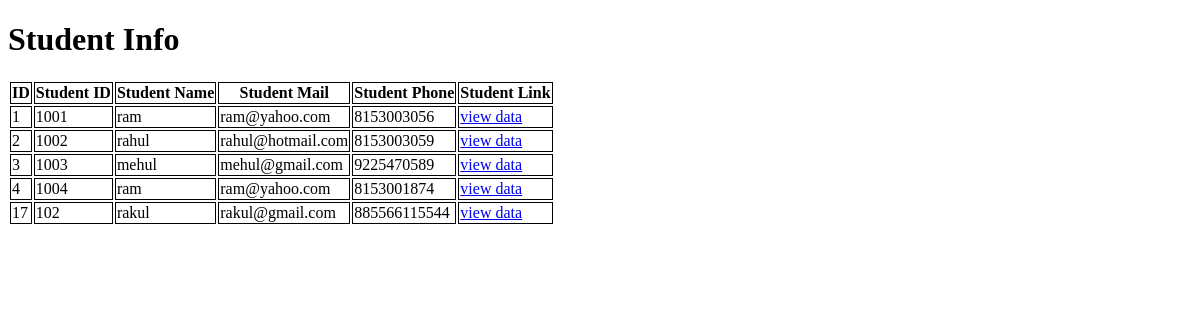
The page /app1/stud/ on the database as committed earlier.
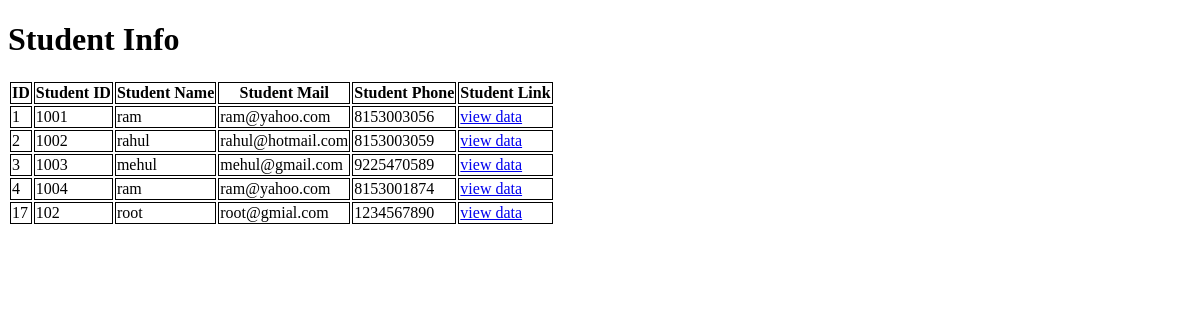
The same page on the database as committed later.
### app1/models.py (models this page shows, shortened)
class student_data(models.Model):
    std_id = models.IntegerField()
    std_name = models.CharField(max_length=25)
    std_mail = models.EmailField(max_length=30)
    std_phone = models.CharField(max_length=10)
    std_link = models.URLField(max_length=100,blank=True)

### app1/views.py (the view)
# urls.py: path('stud/',views.student_detail),
def student_detail(request):
    std_details = student_data.objects.all()
    return render(request,'app1_templates/student_details.html',{'stud_details':std_details})

### app1/templates/app1_templates/student_details.html (shortened to what this page needs)
<!DOCTYPE html>
<html>
    <head>
    </head>
    <body>
        <h1>Student Info</h1>
        {% if stud_details %}
        <table>
            <tr>
                <th>ID</th>
                <th>Student ID</th>
                <th>Student Name</th>
                <th>Student Mail</th>
                <th>Student Phone</th>
                <th>Student Link</th>
            </tr>
            {% for st in stud_details %}
            <tr>
                <td>{{st.id}}</td>
                <td>{{st.std_id}}</td>
                <td>{{st.std_name}}</td>
                <td>{{st.std_mail}}</td>
                <td>{{st.std_phone}}</td>
                <td><a href="{% url 'std_detail' st.std_id %}">view data</a></td>
            </tr>
            {% endfor %}
        </table>
        {% else %}
            <h3>No Data Available</h3>
        {% endif %}
    </body>
</html>

Rows that differ between the two databases and show on the page:
changed student_data id 17: std_name "rakul" → "root"; std_mail "rakul@gmail.com" → "root@gmial.com"; std_phone "885566115544" → "1234567890"
